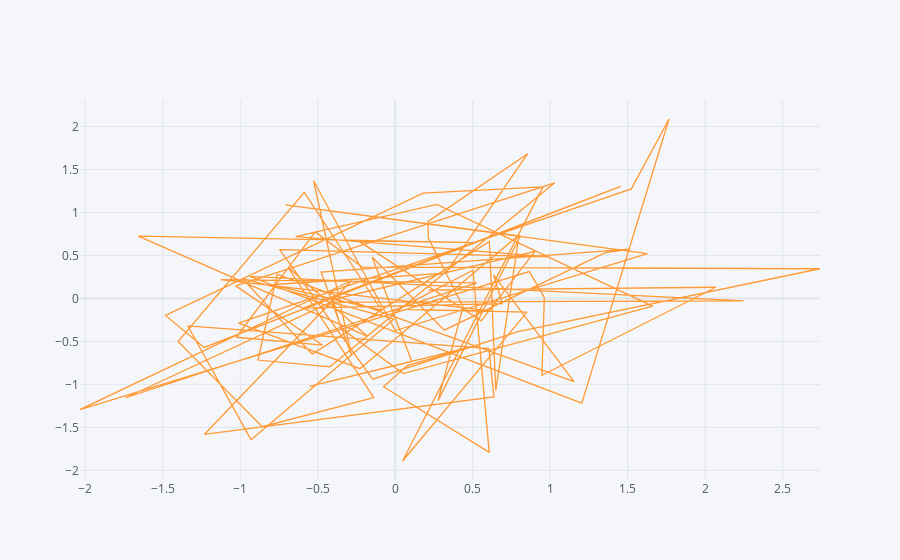

The cell this chart's notebook holds for it:
### Code cell
df.iplot(kind = 'scatter', x = 'a', y = 'b')
